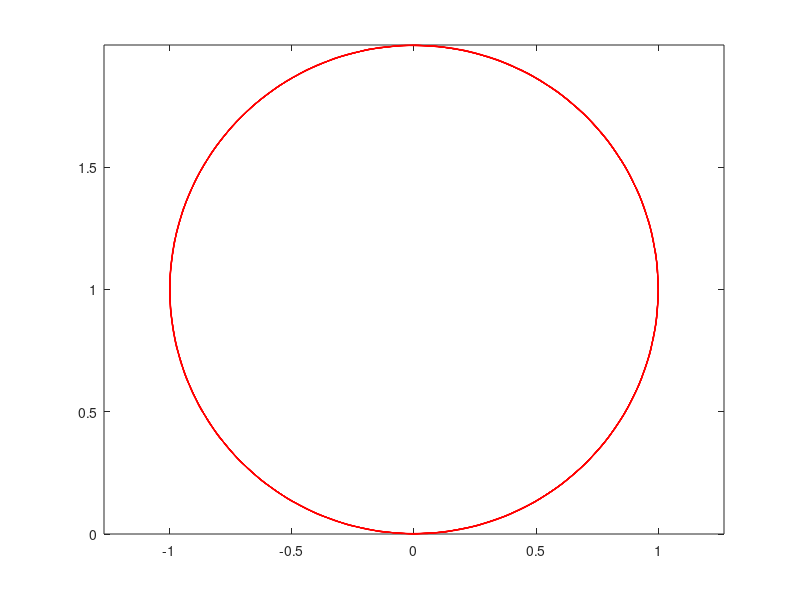

MATLAB code to generate this figure:
clear all;
close all;

% Fall 1
% t = 0.0;          % tid (s)
% b = 1.0;          % hjulbasen (m)
% aR = 3.0;         % acceleration höger hjul (m/s^2)
% aL = 3.0;         % acceleration vänster hjul (m/s^2)
% wL = 1.0;         % hastighet vänster hjul (m/s)
% wR = 5.0;         % hastighet höger hjul (m/s)
% x0 = 0.0;         % start x-kordinat
% y0 = 0.0;         % Start y-kordinat
% theta0 = 0.0;     % startvinkel (rad)

% %Fall 2
% t = 0.0;          % tid (s)
% b = 1.0;          % hjulbasen (m)
% aR = 4.0;         % acceleration höger hjul (m/s^2)
% aL = 2.0;         % acceleration vänster hjul (m/s^2)
% wL = 2.0;         % hastighet vänster hjul (m/s)
% wR = 3.0;         % hastighet höger hjul (m/s)
% x0 = 0.0;         % start x-kordinat
% y0 = 0.0;         % Start y-kordinat
% theta0 = 0.0;     % startvinkel (rad)

%Fall 3
% t = 0.0;          % tid (s)
% b = 1.0;          % hjulbasen (m)
% aR = 1.0;         % acceleration höger hjul (m/s^2)
% aL = 3.0;         % acceleration vänster hjul (m/s^2)
% wL = 1.0;         % hastighet vänster hjul (m/s)
% wR = 6.0;         % hastighet höger hjul (m/s)
% x0 = 0.0;         % start x-kordinat
% y0 = 0.0;         % Start y-kordinat
% theta0 = 0.0;     % startvinkel (rad)


%Fall 4 (för uppg. 6)
t = 0.0;          % tid (s)
b = 1.0;          % hjulbasen (m)
aR = 1.2;         % acceleration höger hjul (m/s^2)
aL = 0.4;         % acceleration vänster hjul (m/s^2)
wL = 1.0;         % hastighet vänster hjul (m/s)
wR = 3.0;         % hastighet höger hjul (m/s)
x0 = 0.0;         % start x-kordinat
y0 = 0.0;         % Start y-kordinat
theta0 = 0.0;     % startvinkel (rad)

tslut = 10; % 10 sekunder

function ds = fvel(t, s, b, aL, aR, wL, wR, theta0)
    B = (wR + wL) ./ 2;
    D = (wR - wL) ./ b;
    C = (aR - aL) ./ (2*b);
    A = (aR + aL) ./ 2;

    dxdt = (A * t + B) * cos(C * (t^2) + D * t + theta0);
    dydt = (A * t + B) * sin(C * (t^2) + D * t + theta0);
    dthetadt = 2 * C * t + D;

    ds = [dxdt,dydt,dthetadt]';
end

% test

tspann = [0, tslut];
s0 = [x0, y0, theta0];
options = odeset( 'RelTol' ,1e-6 , 'AbsTol' ,1e-6);
[t,s] = ode45(@(t,s) fvel(t,s,b,aL,aR,wL,wR,theta0), tspann, s0, options);

plot(s(:,1), s(:,2), 'r');
axis equal

% Analytisk metod
B = (wR + wL) ./ 2;
D = (wR - wL) ./ b;

x_exakt = @(t) x0 + (B/D) * (sin(D*t + theta0) - sin(theta0));
y_exakt = @(t) y0 - (B/D) * (cos(D*t + theta0) - cos(theta0));

xlosningar = x_exakt(t);
ylosningar = y_exakt(t);

felvektorx = abs(xlosningar - s(:,1));
felvektory = abs(ylosningar - s(:,2));

%plot(t, [felvektory,felvektorx]);
%grid on
%xlabel('t')
%ylabel('x,y')

%length(t)
